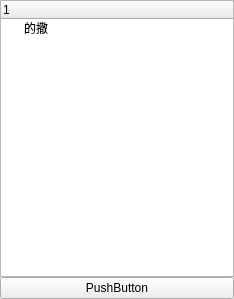
<?xml version="1.0" encoding="UTF-8"?>
<ui version="4.0">
 <class>ControlTreeWidget</class>
 <widget class="QWidget" name="ControlTreeWidget">
  <property name="geometry">
   <rect>
    <x>0</x>
    <y>0</y>
    <width>234</width>
    <height>299</height>
   </rect>
  </property>
  <property name="windowTitle">
   <string>Form</string>
  </property>
  <layout class="QVBoxLayout" name="verticalLayout">
   <property name="spacing">
    <number>0</number>
   </property>
   <property name="leftMargin">
    <number>0</number>
   </property>
   <property name="topMargin">
    <number>0</number>
   </property>
   <property name="rightMargin">
    <number>0</number>
   </property>
   <property name="bottomMargin">
    <number>0</number>
   </property>
   <item>
    <widget class="QTreeWidget" name="treeWidgetMenu">
     <column>
      <property name="text">
       <string>1</string>
      </property>
     </column>
     <item>
      <property name="text">
       <string>的撒</string>
      </property>
     </item>
    </widget>
   </item>
   <item>
    <widget class="QPushButton" name="pushButton">
     <property name="text">
      <string>PushButton</string>
     </property>
    </widget>
   </item>
  </layout>
 </widget>
 <resources/>
 <connections/>
</ui>
